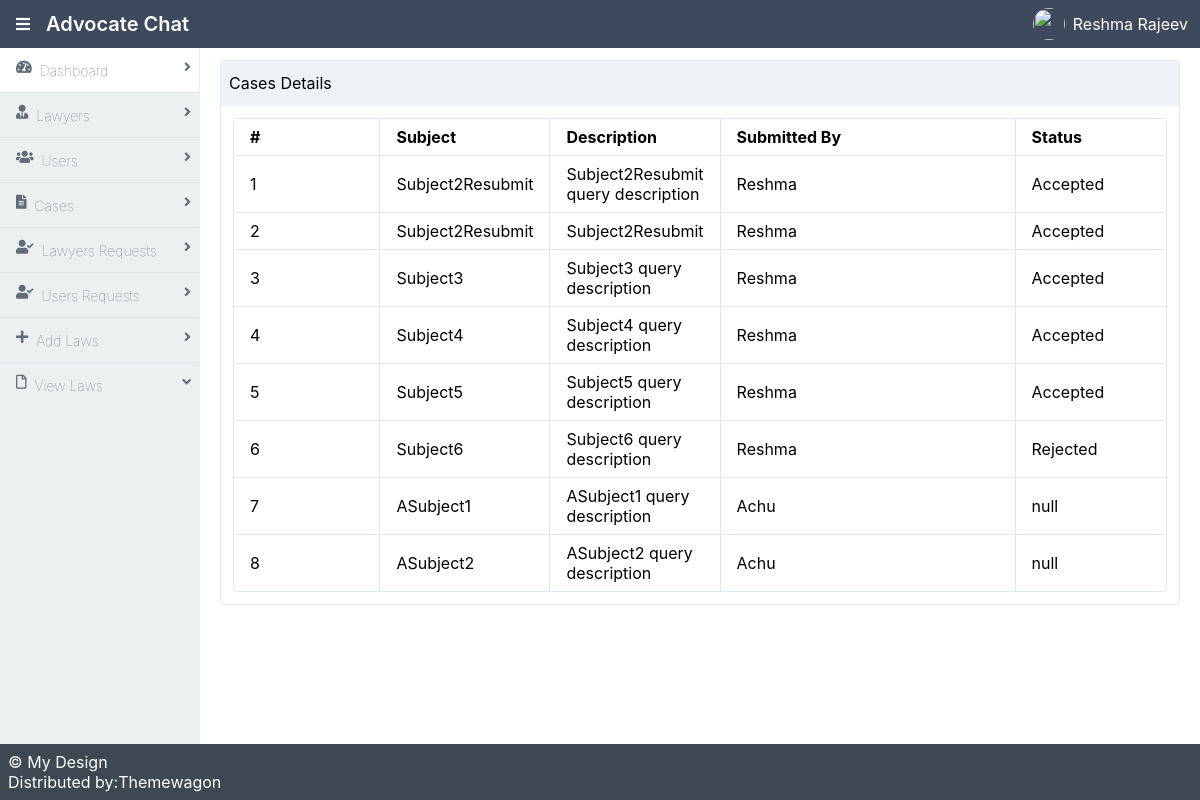
The page /ViewCases on the database its author committed.
### UserApp/models.py (models this page shows)
class BookDB(models.Model):
    userid = models.ForeignKey(UserDB,on_delete=models.CASCADE)
    subject = models.CharField(max_length=50)
    desc = models.CharField(max_length=2000)
    status = models.CharField(max_length=20,default='null')
    room = models.CharField(max_length=20, default='null')
    reason = models.CharField(max_length=20,default='null')

class UserDB(models.Model):
    name_r = models.CharField(max_length=20)
    phone_r = models.IntegerField()
    email_r = models.CharField(max_length=20)
    pwd_r = models.CharField(max_length=20)
    status_r = models.CharField(max_length=20,default='null')
    reason_r = models.CharField(max_length=20,default='null')

### AdminApp/views.py (the view)
# urls.py: path('ViewCases', views.ViewCases, name='ViewCases'),
def ViewCases(request):
    data = BookDB.objects.all()
    return render(request,'ViewCases.html',{'data':data})

### AdminApp/templates/ViewCases.html (shortened to what this page needs)
{% extends 'Admin.html' %}
            {% block content %}
            <main class="bg-white-500 flex-1 p-3 overflow-hidden">
                <div class="flex flex-col">
                    <div class="flex flex-1  flex-col md:flex-row lg:flex-row mx-2">
                        <div class="mb-2 border-solid border-gray-300 rounded border shadow-sm w-full">
                            <div class="bg-gray-200 px-2 py-3 border-solid border-gray-200 border-b">
                                Cases Details
                            </div>
                            <div class="p-3">
                                <table class="table-responsive w-full rounded">
                                    <thead>
                                      <tr>
                                        <th class="border w-1/6 px-4 py-2">#</th>
                                        <th class="border w-1/6 px-4 py-2">Subject</th>
                                        <th class="border w-1/6 px-4 py-2">Description</th>
                                        <th class="border w-1/3 px-4 py-2">Submitted By</th>
                                        <th class="border w-1/3 px-4 py-2">Status</th>
                                      </tr>
                                    </thead>
                                    <tbody>
                                        {% for i in data %}
                                        <tr>
                                            <td class="border px-4 py-2">{{forloop.counter}}</td>
                                            <td class="border px-4 py-2">{{i.subject}}</td>
                                            <td class="border px-4 py-2">{{i.desc}}</td>
                                            <td class="border px-4 py-2">{{i.userid.name_r}}</td>
                                            <td class="border px-4 py-2">{{i.status}}</td>
                                        </tr>
                                    </tbody>
                                    {% endfor %}
                                </table>
                            </div>
                        </div>
                    </div>
                </div>
            </main>
            {% endblock %}

### rows shown on the page
BookDB: subject "Subject2Resubmit", desc "Subject2Resubmit query description", userid.name_r "Reshma", status "Accepted"
BookDB: subject "Subject2Resubmit", desc "Subject2Resubmit", userid.name_r "Reshma", status "Accepted"
BookDB: subject "Subject3", desc "Subject3 query description", userid.name_r "Reshma", status "Accepted"
BookDB: subject "Subject4", desc "Subject4 query description", userid.name_r "Reshma", status "Accepted"
BookDB: subject "Subject5", desc "Subject5 query description", userid.name_r "Reshma", status "Accepted"
BookDB: subject "Subject6", desc "Subject6 query description", userid.name_r "Reshma", status "Rejected"
BookDB: subject "ASubject1", desc "ASubject1 query description", userid.name_r "Achu", status "null"
BookDB: subject "ASubject2", desc "ASubject2 query description", userid.name_r "Achu", status "null"
